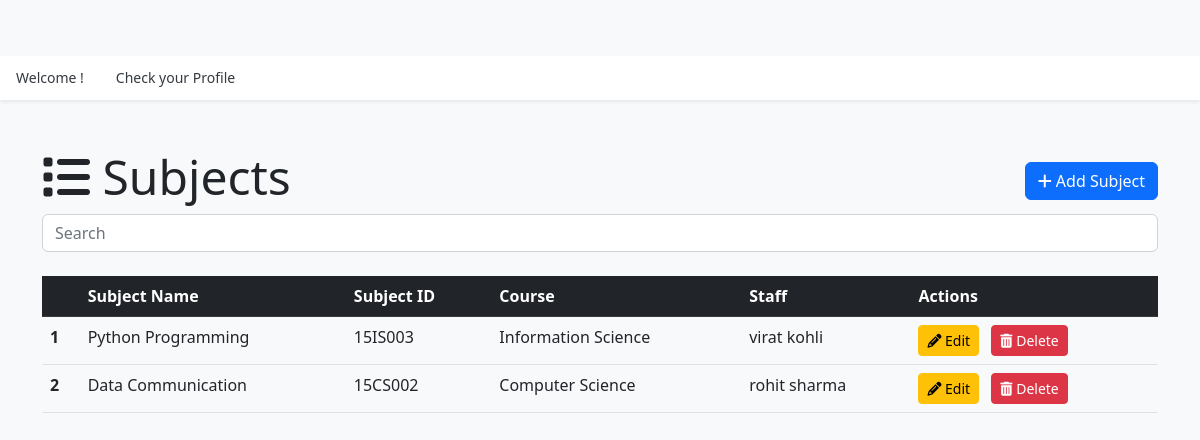
Page /hod/subject/ (signed in) on the earlier database version.
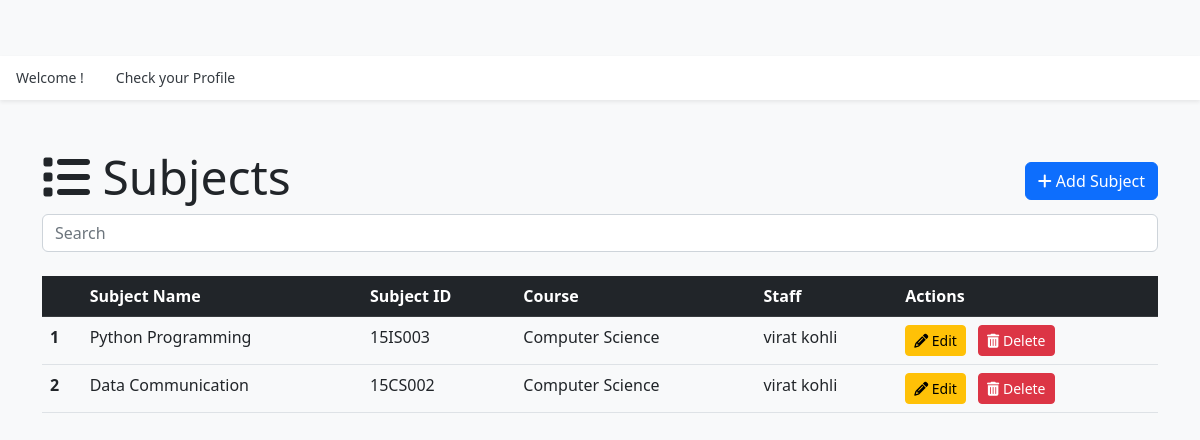
Same page on the later database version.
### app_hod/models.py (models this page shows, shortened)
class Subject(models.Model):
    name = models.CharField(max_length=100)
    subject_id = models.CharField(max_length=20, unique=True)
    course = models.ForeignKey(Course,on_delete=models.CASCADE)
    staff = models.ForeignKey(Staff,on_delete=models.CASCADE)
    created_at = models.DateTimeField(auto_now_add=True)
    updated_at = models.DateTimeField(auto_now=True)

class Course(models.Model):
    name = models.CharField(max_length=100)
    created_at = models.DateTimeField(auto_now_add=True)
    updated_at = models.DateTimeField(auto_now=True)
    def __str__(self):
        return self.name

class Staff(models.Model):
    user = models.OneToOneField(UserProfile, on_delete=models.CASCADE)
    staff_id = models.CharField(max_length=20, unique=True)
    gender = models.CharField(max_length=1, choices=[('M', 'Male'), ('F', 'Female')])
    doj = models.DateField()
    qualification = models.TextField()
    phone_number = models.CharField(max_length=20)
    course = models.ForeignKey(Course,on_delete=models.DO_NOTHING)
    created_at = models.DateTimeField(auto_now_add=True)
    updated_at = models.DateTimeField(auto_now=True)
    def __str__(self):
        return f"{self.user.user.first_name} {self.user.user.last_name}"

### authentication/models.py (models this page shows, shortened)
class UserProfile(models.Model):
    user = models.OneToOneField(User, on_delete=models.CASCADE)
    usertype = models.CharField(max_length=50)

### app_hod/views.py (the view)
# urls.py: path('subject/', views.subject_index, name="list-subject"),
@login_required(login_url='/login/')
def subject_index(request):
    subject = Subject.objects.all()
    context = {"data": subject}
    return render(request, 'hod/subject_index.html', context)

### templates/hod/subject_index.html (shortened to what this page needs)
{% extends "layouts/master.html" %}
{% block content %}
<div class="container my-5">
    <div class="d-flex justify-content-between align-items-center">
        <h1 class="display-5 mb-2"><i class="fas fa-list"></i> Subjects</h1>
        <a href="{% url 'add-subject' %}" class="btn btn-primary"><i class="fas fa-plus"></i> Add Subject</a>
    </div>
    <input class="form-control me-2" id="searchInput" type="search" placeholder="Search" aria-label="Search">
    <table class="table mt-4" id="dataTable">
        <thead class="table-dark">
            <tr>
                <th scope="col"></th>
                <th scope="col">Subject Name</th>
                <th scope="col">Subject ID</th>
                <th scope="col">Course</th>
                <th scope="col">Staff</th>
                <th scope="col">Actions</th>
            </tr>
        </thead>
        <tbody>
            {% for subject in data %}
            <tr>
                <th scope="row">{{ forloop.counter }}</th>
                <td>{{ subject.name }}</td>
                <td>{{ subject.subject_id }}</td>
                <td>{{ subject.course }}</td>
                <td>{{ subject.staff}}</td>
                <td>
                    <a href="{% url 'edit-subject' subject.id %}" class="btn btn-sm btn-warning me-2"><i class="fas fa-pencil-alt"></i> Edit</a>
                    <a href="{% url 'delete-subject' subject.id %}" class="btn btn-sm btn-danger"><i class="fas fa-trash-alt"></i> Delete</a>
                </td>
            </tr>
            {% endfor %}
        </tbody>
    </table>
</div>
{% endblock content %}

Differences in the rows shown:
changed Subject "Python Programming": course "Information Science" → "Computer Science"
changed Subject "Data Communication": staff "rohit sharma" → "virat kohli"
